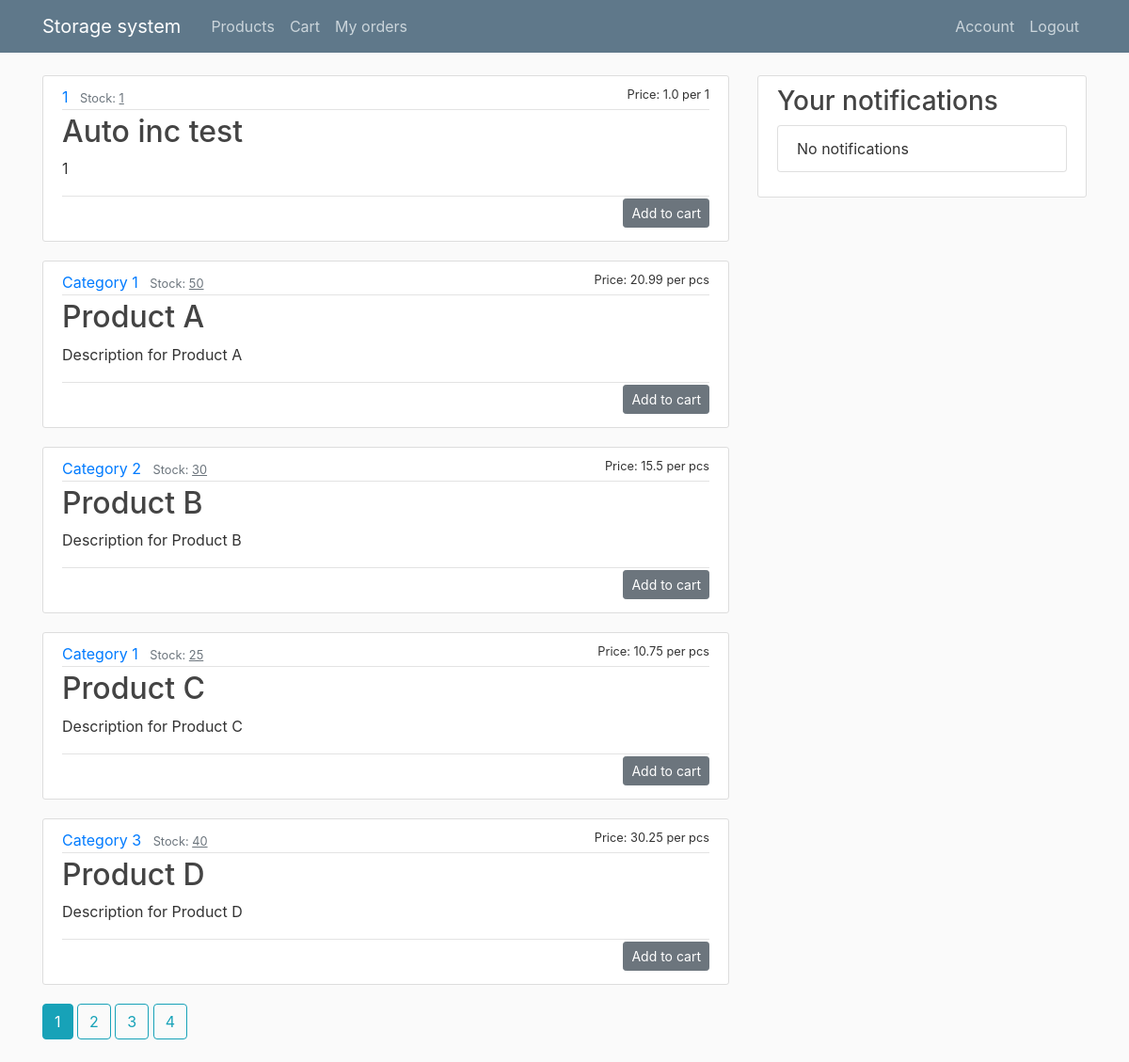
Page /products (signed in) on the earlier database version.
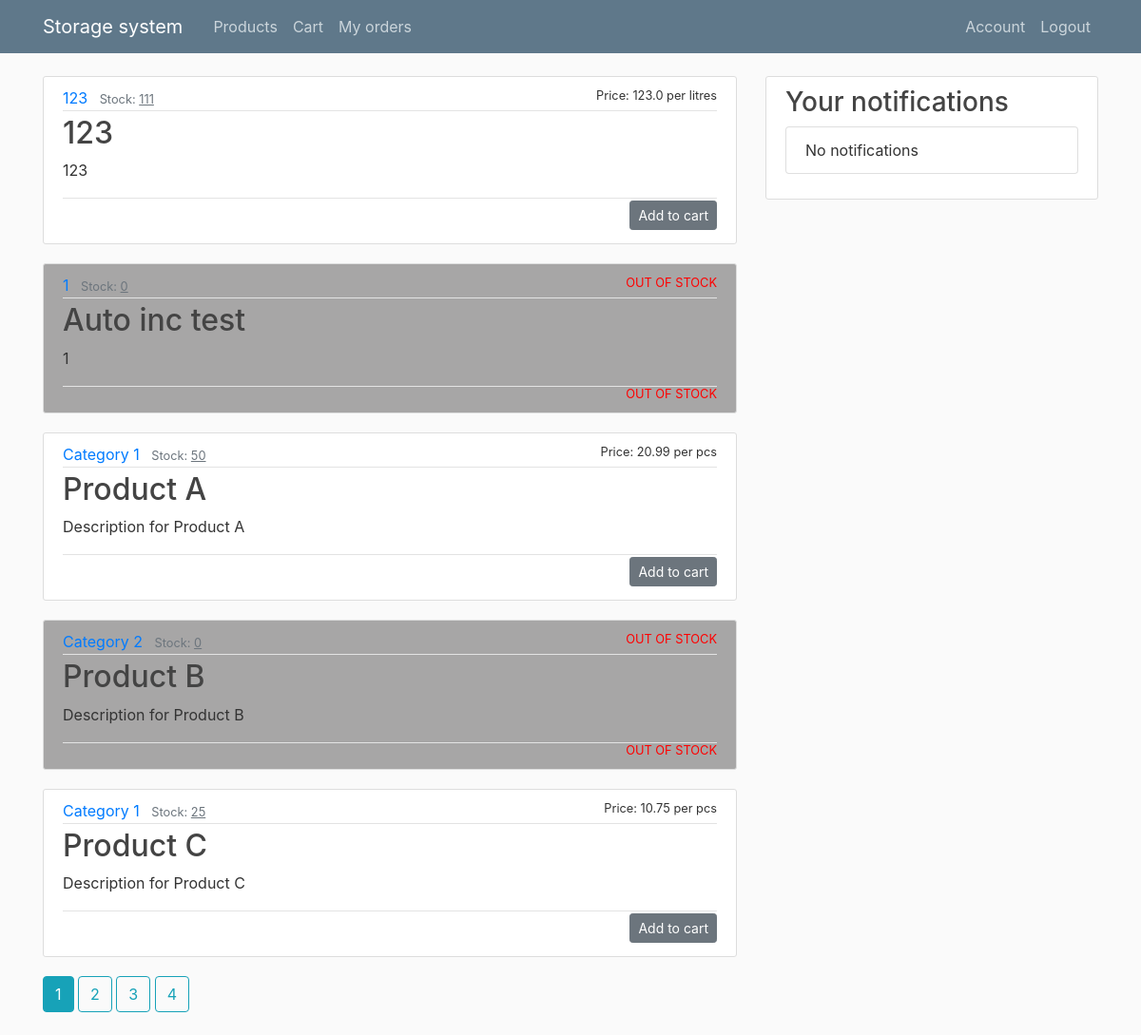
Same page on the later database version.
### flaskblog/models.py (models this page shows, shortened)
class Product(db.Model):
    id = db.Column(db.Integer, primary_key=True)
    name = db.Column(db.String(20), nullable=False, unique=True)
    category = db.Column(db.String(20), nullable=False)
    price = db.Column(db.Float, nullable=False)
    quantityInStock = db.Column(db.Integer, nullable=False)
    unitOfMeasure = db.Column(db.String(20), nullable=False)
    description = db.Column(db.Text, nullable=False)

### flaskblog/main/routes.py (the view)
@main.route("/products")
@login_required
def products():
    page = request.args.get('page', 1, type=int)
    products = Product.query.order_by(Product.name.asc()).paginate(page=page, per_page=5)
    return render_template('products.html', title='Products', products=products)

### flaskblog/models.py (called while the page is built)
@login_manager.user_loader
def load_user(user_id):
    return User.query.get(int(user_id))

    def has_roles(self, role):
        if isinstance(role, str):
            return role in (role.name for role in self.roles)
        else:
            return role in self.roles

### flaskblog/templates/products.html
{% extends "layout.html" %}
{% block content %}
    {% for product in products.items %}
        <article class="media content-section {% if product.quantityInStock==0 %}gray-bg{% endif %}">
          <div class="media-body">
            <div class="product-metadata">
              <a class="mr-2" href="{{ url_for('products.category_products', category=product.category) }}">{{ product.category }}</a>
              <small class="text-muted">Stock: <u>{{ product.quantityInStock }}</u></small>
              <small class="flt-r" {% if product.quantityInStock==0 %}style="color: red;"{% endif %}>{% if product.quantityInStock==0 %}OUT OF STOCK{% else %} Price: {{product.price}} per {{product.unitOfMeasure}}{% endif %}</small>
            </div>
            <h2><a class="product-title" href="{{ url_for('products.product', product_id=product.id) }}">{{ product.name }}</a></h2>
            <p class="product-content">{{ product.description }}</p>
            <div class="product-metadata">
              <small class="flt-r" {% if product.quantityInStock==0 %}style="color: red;"{% endif %}>
                {% if product.quantityInStock==0 %}
                  OUT OF STOCK
                {% else %}
                  <a class="btn btn-secondary btn-sm mt-1 mb-1 flt-r" href="{{ url_for('products.add_to_cart', product_id=product.id, page=products.page, quantityInStock=product.quantityInStock) }}">Add to cart</a>
                {% endif %}</small>
            </div>
          </div>
        </article>
    {% endfor %}
    {% for page_num in products.iter_pages(left_edge=1, right_edge=1, left_current=1, right_current=2) %}
      {% if page_num %}
        {% if products.page == page_num %}
          <a class="btn btn-info mb-4" href="{{ url_for('main.products', page=page_num) }}">{{ page_num }}</a>
        {% else %}
          <a class="btn btn-outline-info mb-4" href="{{ url_for('main.products', page=page_num) }}">{{ page_num }}</a>
        {% endif %}
      {% else %}
        ...
      {% endif %}
    {% endfor %}
{% endblock content %}

### flaskblog/templates/layout.html (shortened to what this page needs)
<!DOCTYPE html>
<html>
<head>
    <link rel="stylesheet" href="https://maxcdn.bootstrapcdn.com/bootstrap/4.0.0/css/bootstrap.min.css">
    <link rel="stylesheet" type="text/css" href="{{ url_for('static', filename='main.css') }}">
</head>
<body>
    <header class="site-header">
      <nav class="navbar navbar-expand-md navbar-dark bg-steel fixed-top">
        <div class="container">
          <a class="navbar-brand mr-4" href="/">Storage system</a>
          <div class="collapse navbar-collapse" id="navbarToggle">
            <div class="navbar-nav mr-auto">
              {% if current_user.is_authenticated %}
                <a class="nav-item nav-link" href="{{ url_for('main.products') }}">Products</a>
                <a class="nav-item nav-link" href="{{ url_for('main.cart') }}">Cart</a>
                <a class="nav-item nav-link" href="{{ url_for('main.orders') }}">My orders</a>
              {% endif %}
            </div>
            <div class="navbar-nav">
              {% if current_user.is_authenticated %}
                <a class="nav-item nav-link" href="{{ url_for('users.account') }}">Account</a>
                <a class="nav-item nav-link" href="{{ url_for('users.logout') }}">Logout</a>
              {% else %}
                <a class="nav-item nav-link" href="{{ url_for('users.login') }}">Login</a>
                <a class="nav-item nav-link" href="{{ url_for('users.register') }}">Register</a>
              {% endif %}
            </div>
          </div>
        </div>
      </nav>
    </header>
    <main role="main" class="container">
      <div class="row">
        <div class="col-md-8">
          {% block content %}{% endblock %}
        </div>
      {% if current_user.is_authenticated %}
        <div class="col-md-4">
          <div class="content-section">
            <h3>Your notifications</h3>
              <ul class="list-group">
                 <ul class="list-group">
                 {% if not current_user.notifications %}
                <li class="list-group-item">No notifications</li>
                 {% endif %}
                </ul>
              </ul>
          </div>
        </div>
      {% endif %}
      </div>
    </main>
</body>
</html>

### flaskblog/static/main.css (style rules this page uses)
body { background: #fafafa; color: #333333; margin-top: 5rem; }
h1, h2, h3, h4, h5, h6 { color: #444444; }
.bg-steel { background-color: #5f788a; }
.site-header .navbar-nav .nav-link { color: #cbd5db; }
.content-section { background: #ffffff; padding: 10px 20px; border: 1px solid #dddddd; border-radius: 3px; margin-bottom: 20px; }
.product-title { color: #444444; }
.product-content { white-space: pre-line; }
.product-metadata { padding-bottom: 1px; margin-bottom: 4px; border-bottom: 1px solid #e3e3e3 }
.flt-r { float: right; }
.gray-bg { background-color: rgb(167, 166, 166); }

Differences in the rows shown:
no longer on this page (row unchanged): Product: category "Category 3", quantityInStock "40", price "30.25", unitOfMeasure "pcs", name "Product D", description "Description for Product D"
added Product: category "123", quantityInStock "111", price "123.0", unitOfMeasure "litres", name "123", description "123"
changed Product "Auto inc test": quantityInStock "1" → "0"; price "1.0" → (not shown); unitOfMeasure "1" → (not shown); quantityInStock "Price: per Add to cart" → "OUT OF STOCK OUT OF STOCK"
changed Product "Product B": quantityInStock "30" → "0"; price "15.5" → (not shown); unitOfMeasure "pcs" → (not shown); quantityInStock "Price: per Add to cart" → "OUT OF STOCK OUT OF STOCK"
